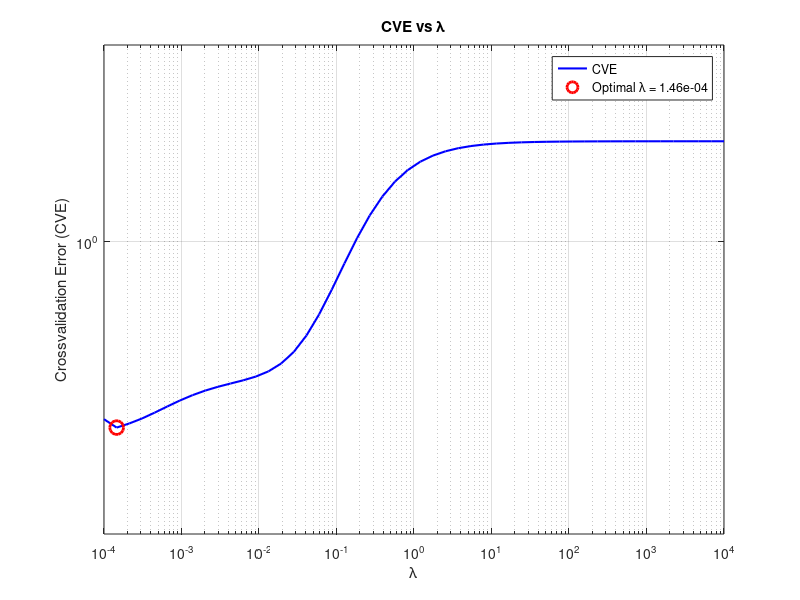
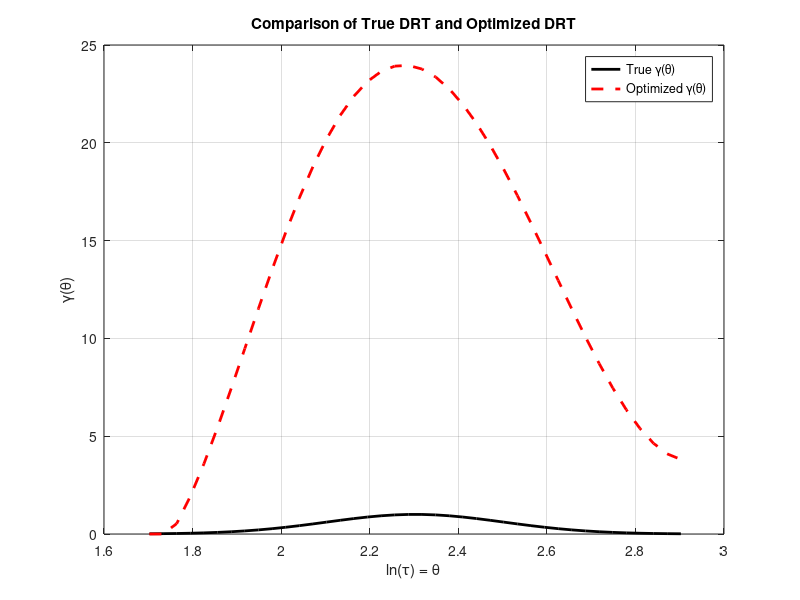

These figures' MATLAB source, in order:
clc; clear; close all;

%% Parameters
n = 40;                      % Number of RC elements
t = linspace(0, 100, 1000);  % Time vector (0 to 100 seconds with 1000 points)
dt = t(2) - t(1);            % Time step
num_scenarios = 10;          % Total number of scenarios
test_scenarios = [9, 10];    % Test scenarios
validation_folds = {[1,2], [3,4], [5,6], [7,8]}; % 4 validation sets
candidate_lambdas = logspace(-4, 4, 50); % Lambda candidates (1e-4 to 1e4)

%% True DRT Parameters [theta, gamma]
mu_theta = log(10);  % 평균 ln(τ)
sigma_theta = 0.2;   % ln(τ)의 표준편차

% θ (ln(τ)) 값 설정
theta_min = mu_theta - 3*sigma_theta;
theta_max = mu_theta + 3*sigma_theta;
theta_discrete = linspace(theta_min, theta_max, n);  % ln(τ) 값을 일정 간격으로 분할

% τ 값은 θ의 지수 함수
tau_discrete = exp(theta_discrete);  % τ = exp(θ)

% Δτ_log 계산
delta_tau_log = theta_discrete(2) - theta_discrete(1);  % Δτ_log = ln(τ_{n+1}) - ln(τ_n)

%% Regularization Matrix L (First-order derivative)
% Difference matrix D 생성
D = zeros(n-1, n);
for i = 1:n-1
    D(i, i) = -1;
    D(i, i+1) = 1;
end

% 정규화 행렬 L 생성 (스케일링 적용)
L = (1 / delta_tau_log) * D;

%% True DRT [θ, gamma]
g_discrete_true = normpdf(theta_discrete, mu_theta, sigma_theta);
gamma_discrete_true = g_discrete_true;  % γ(θ) = g(τ)
gamma_discrete_true = gamma_discrete_true / max(gamma_discrete_true);  % 최대값으로 정규화

% R_n 계산
R_n_true = gamma_discrete_true * delta_tau_log;  % R_n = γ_n * Δτ_log

%% Initialize Storage Variables
W_all = cell(num_scenarios, 1);      % Store W matrices for all scenarios
V_sd_all = cell(num_scenarios, 1);   % Store noisy V data for all scenarios

%% Define Amplitudes and Periods for Current Synthesis
A = [1, 1, 1;          % Scenario 1
     1.7, 0.6, 0.7;    % Scenario 2
     0.2, 0.5, 2.3;    % Scenario 3
     1.3, 1.1, 0.6;    % Scenario 4
     1.7, 1.8, 0.5;    % Scenario 5
     1.27, 1.33, 0.4;  % Scenario 6
     1.2, 1.6, 0.2;    % Scenario 7
     0.9, 0.7, 2.4;    % Scenario 8
     1.1, 1.1, 0.8;    % Scenario 9
     0.1, 0.1, 2.8];   % Scenario 10

T = [1, 5, 20;         % Scenario 1
     2, 4, 20;         % Scenario 2
     1, 20, 25;        % Scenario 3
     1.5, 5.3, 19.8;   % Scenario 4
     2.5, 4.2, 20.5;   % Scenario 5
     1.5, 20.9, 24.2;  % Scenario 6
     1.3, 6, 19.3;     % Scenario 7
     2.2, 4.8, 20.2;   % Scenario 8
     2, 20.8, 26.1;    % Scenario 9
     1.1, 4.3, 20.1];  % Scenario 10

%% Generate Synthetic Current Data (Multi-Sine Approach)
ik_scenarios = zeros(num_scenarios, length(t)); % Initialize current scenarios

for s = 1:num_scenarios
    % Sum of three sine waves for each scenario
    ik_scenarios(s, :) = A(s,1)*sin(2*pi*t / T(s,1)) + ...
                         A(s,2)*sin(2*pi*t / T(s,2)) + ...
                         A(s,3)*sin(2*pi*t / T(s,3));
end

%% Generate Voltage Data for Each Scenario
V_est_all = zeros(num_scenarios, length(t)); % Store estimated V
rng(0); % For reproducibility
noise_level = 0.01; % Noise level

for s = 1:num_scenarios
    fprintf('Generating data for Scenario %d/%d...\n', s, num_scenarios);
    
    ik = ik_scenarios(s, :); % Current for scenario s
    
    %% Initialize Voltage
    V_est = zeros(1, length(t)); % Estimated voltage
    R0 = 0.1; % Ohmic resistance
    OCV = 0;  % Open Circuit Voltage
    V_RC = zeros(n, length(t)); % RC voltages for each element
    
    %% Initial Voltage Calculation (k=1)
    for i = 1:n
        V_RC(i, 1) = ik(1) * R_n_true(i) * (1 - exp(-dt / tau_discrete(i)));
    end
    V_est(1) = OCV + R0 * ik(1) + sum(V_RC(:, 1));
    
    %% Voltage Calculation for t > 1
    for k_idx = 2:length(t)
        for i = 1:n
            V_RC(i, k_idx) = exp(-dt / tau_discrete(i)) * V_RC(i, k_idx-1) + ...
                              R_n_true(i) * (1 - exp(-dt / tau_discrete(i))) * ik(k_idx);
        end
        V_est(k_idx) = OCV + R0 * ik(k_idx) + sum(V_RC(:, k_idx));
    end
    
    % Store V_est and add noise
    V_est_all(s, :) = V_est;
    V_sd = V_est + noise_level * randn(size(V_est));
    V_sd_all{s} = V_sd;
    
    %% Construct W Matrix for Scenario s
    W = zeros(length(t), n); % Initialize W matrix
    for k_idx = 1:length(t)
        for i = 1:n
            if k_idx == 1
                W(k_idx, i) = (1 - exp(-dt / tau_discrete(i))) * ik(k_idx);
            else
                W(k_idx, i) = exp(-dt / tau_discrete(i)) * W(k_idx-1, i) + ...
                              (1 - exp(-dt / tau_discrete(i))) * ik(k_idx);
            end
        end
    end
    % W 행렬에 Δτ_log를 곱해줌
    W = W * delta_tau_log;
    W_all{s} = W; % Store W matrix
end

%% Cross-Validation to Optimize Lambda
CVE = zeros(length(candidate_lambdas),1); % Initialize CVE for each lambda

for l = 1:length(candidate_lambdas)
    current_lambda = candidate_lambdas(l); % Current lambda
    total_error = 0; % Initialize total CVE
    
    for fold = 1:length(validation_folds)
        val_set = validation_folds{fold}; % Current validation set
        
        % Define training set: exclude test and current validation set
        train_set = setdiff(1:num_scenarios, [test_scenarios, val_set]);
        
        % Stack W_train and V_train from training set
        sum_WtW = zeros(n, n);   % Initialize sum(W_s^T * W_s)
        sum_WtV = zeros(n, 1);   % Initialize sum(W_s^T * V_s)
        
        for s = train_set
            W_s = W_all{s};
            V_s = V_sd_all{s};
            ik_s = ik_scenarios(s, :)';
            y_s = V_s' - R0 * ik_s - OCV;  % Adjusted voltage
            sum_WtW = sum_WtW + W_s' * W_s;
            sum_WtV = sum_WtV + W_s' * y_s;
        end
        
        %% Regularization term with scaling
        regularization_term = current_lambda * (L' * L);
        
        %% Analytical Solution for R_train
        R_train = (sum_WtW + regularization_term) \ sum_WtV;
        R_train(R_train < 0) = 0; % Enforce non-negativity
        
        %% Validation Error Calculation
        for s_val = val_set
            W_val = W_all{s_val};
            V_val = V_sd_all{s_val};
            ik_val = ik_scenarios(s_val, :)';
            y_val = V_val' - R0 * ik_val - OCV;  % Adjusted voltage
            
            % Predict V_pred for validation set
            V_pred = W_val * R_train + R0 * ik_val + OCV;
            
            % Compute squared voltage error
            error = sum((V_val' - V_pred).^2);
            total_error = total_error + error;
        end
    end
    
    % Store CVE for current lambda
    CVE(l) = total_error;
end

%% Find Optimal Lambda
[~, optimal_idx] = min(CVE);
optimal_lambda = candidate_lambdas(optimal_idx);
fprintf('Optimal lambda: %e\n', optimal_lambda);

%% Plot CVE vs Lambda with Aggressive Y-axis Zoom and Logarithmic Scaling
figure;
semilogx(candidate_lambdas, CVE, 'b-', 'LineWidth', 1.5); % CVE vs Lambda plot
hold on;

% Plot optimal lambda point
semilogx(optimal_lambda, CVE(optimal_idx), 'ro', 'MarkerSize', 10, 'LineWidth', 2); % Optimal lambda point

% Add text to indicate the optimal lambda inside the legend
optimal_lambda_str = ['Optimal \lambda = ', num2str(optimal_lambda, '%.2e')]; % Text string for optimal lambda

% Labels and title
xlabel('\lambda');
ylabel('Crossvalidation Error (CVE)');
title('CVE vs \lambda');

% Grid and legend
grid on;

% Set Y-axis to logarithmic scale
set(gca, 'YScale', 'log');  % Set Y-axis to log scale

% Adjust Y-axis limits
ylim([min(CVE(CVE > 0)) * 0.9, max(CVE) * 1.1]);

% Add legend and include optimal lambda in the legend
legend({'CVE', optimal_lambda_str}, 'Location', 'best');

hold off;

%% Retrain on All Training Data with Optimal Lambda
% Training set: exclude test scenarios (9 and 10)
train_set_final = setdiff(1:num_scenarios, test_scenarios);
sum_WtW_final = zeros(n, n);   % Initialize sum(W_s^T * W_s)
sum_WtV_final = zeros(n, 1);   % Initialize sum(W_s^T * V_s)

for s = train_set_final
    W_s = W_all{s};
    V_s = V_sd_all{s};
    ik_s = ik_scenarios(s, :)';
    y_s = V_s' - R0 * ik_s - OCV;  % Adjusted voltage
    sum_WtW_final = sum_WtW_final + W_s' * W_s;
    sum_WtV_final = sum_WtV_final + W_s' * y_s;
end

% Regularization term with scaling
regularization_term = optimal_lambda * (L' * L);

% Compute R_final using optimal lambda
R_final = (sum_WtW_final + regularization_term) \ sum_WtV_final;
R_final(R_final < 0) = 0; % Enforce non-negativity

% γ_n 추정
gamma_final = R_final / delta_tau_log;

%% Test on Test Scenarios (9 and 10)
test_set = test_scenarios;
total_test_error = 0;

for s_test = test_set
    W_test = W_all{s_test};
    V_test = V_sd_all{s_test};
    ik_test = ik_scenarios(s_test, :)';
    y_test = V_test' - R0 * ik_test - OCV;  % Adjusted voltage
    
    % Predict V_pred_test
    V_pred_test = W_test * R_final + R0 * ik_test + OCV;
    
    % Compute squared voltage error
    error_test = sum((V_test' - V_pred_test).^2);
    total_test_error = total_test_error + error_test;
end

fprintf('Total squared voltage error on test data: %f\n', total_test_error);

%% Plot DRT Comparison: True vs Optimized Gamma
figure;
plot(theta_discrete, gamma_discrete_true, 'k-', 'LineWidth', 2, 'DisplayName', 'True \gamma(\theta)');
hold on;
plot(theta_discrete, gamma_final, 'r--', 'LineWidth', 2, 'DisplayName', 'Optimized \gamma(\theta)');
xlabel('ln(\tau) = \theta');
ylabel('\gamma(\theta)');
title('Comparison of True DRT and Optimized DRT');
legend('Location', 'Best');
grid on;
hold off;

% 그래프 레이아웃 정규화 설정
set(gcf, 'Units', 'normalized', 'Position', [0.1, 0.1, 0.8, 0.8]);  % 화면 비율로 설정

